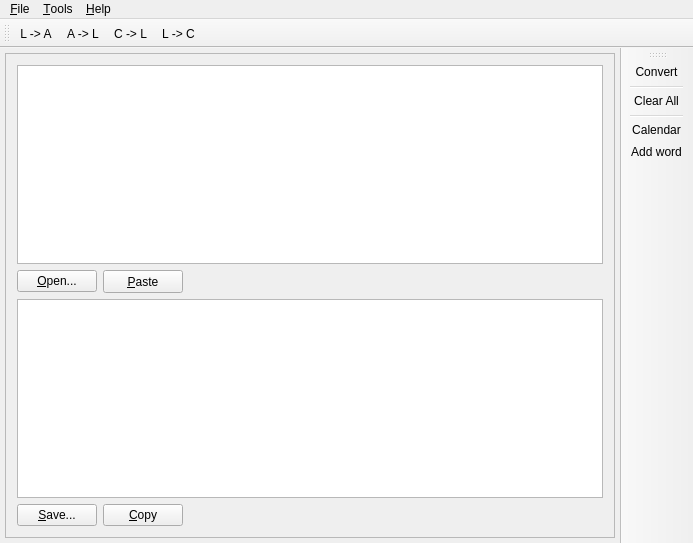
<?xml version="1.0" encoding="UTF-8"?>
<ui version="4.0">
 <class>MainWindow</class>
 <widget class="QMainWindow" name="MainWindow">
  <property name="geometry">
   <rect>
    <x>0</x>
    <y>0</y>
    <width>693</width>
    <height>543</height>
   </rect>
  </property>
  <property name="windowTitle">
   <string>AzConvert</string>
  </property>
  <property name="windowIcon">
   <iconset resource="azc_res.qrc">
    <normaloff>:/res/Convert.png</normaloff>:/res/Convert.png</iconset>
  </property>
  <widget class="QWidget" name="centralWidget">
   <layout class="QHBoxLayout" name="horizontalLayout_5">
    <property name="margin">
     <number>5</number>
    </property>
    <item>
     <widget class="QFrame" name="frame">
      <property name="frameShape">
       <enum>QFrame::StyledPanel</enum>
      </property>
      <property name="frameShadow">
       <enum>QFrame::Raised</enum>
      </property>
      <layout class="QVBoxLayout" name="verticalLayout_3">
       <item>
        <layout class="QVBoxLayout" name="verticalLayout_2">
         <item>
          <widget class="QTextEdit" name="txtSource">
           <property name="font">
            <font>
             <family>Tahoma</family>
             <pointsize>10</pointsize>
            </font>
           </property>
          </widget>
         </item>
         <item>
          <layout class="QHBoxLayout" name="horizontalLayout">
           <item>
            <widget class="QPushButton" name="btnOpen">
             <property name="text">
              <string>&amp;Open...</string>
             </property>
            </widget>
           </item>
           <item>
            <widget class="QPushButton" name="btnPaste">
             <property name="minimumSize">
              <size>
               <width>71</width>
               <height>23</height>
              </size>
             </property>
             <property name="text">
              <string>&amp;Paste</string>
             </property>
            </widget>
           </item>
           <item>
            <spacer name="horizontalSpacer_2">
             <property name="orientation">
              <enum>Qt::Horizontal</enum>
             </property>
             <property name="sizeHint" stdset="0">
              <size>
               <width>40</width>
               <height>20</height>
              </size>
             </property>
            </spacer>
           </item>
          </layout>
         </item>
         <item>
          <widget class="QTextEdit" name="txtResult">
           <property name="font">
            <font>
             <family>Tahoma</family>
             <pointsize>10</pointsize>
            </font>
           </property>
           <property name="layoutDirection">
            <enum>Qt::RightToLeft</enum>
           </property>
          </widget>
         </item>
         <item>
          <layout class="QHBoxLayout" name="horizontalLayout_2">
           <item>
            <widget class="QPushButton" name="btnSave">
             <property name="text">
              <string>&amp;Save...</string>
             </property>
            </widget>
           </item>
           <item>
            <widget class="QPushButton" name="btnCopy">
             <property name="text">
              <string>&amp;Copy</string>
             </property>
            </widget>
           </item>
           <item>
            <spacer name="horizontalSpacer">
             <property name="orientation">
              <enum>Qt::Horizontal</enum>
             </property>
             <property name="sizeHint" stdset="0">
              <size>
               <width>40</width>
               <height>20</height>
              </size>
             </property>
            </spacer>
           </item>
          </layout>
         </item>
        </layout>
       </item>
       <item>
        <layout class="QVBoxLayout" name="verticalLayout"/>
       </item>
      </layout>
     </widget>
    </item>
   </layout>
  </widget>
  <widget class="QMenuBar" name="menuBar">
   <property name="geometry">
    <rect>
     <x>0</x>
     <y>0</y>
     <width>693</width>
     <height>21</height>
    </rect>
   </property>
   <widget class="QMenu" name="menu_File">
    <property name="title">
     <string>&amp;File</string>
    </property>
    <widget class="QMenu" name="menu_Convert">
     <property name="tearOffEnabled">
      <bool>false</bool>
     </property>
     <property name="title">
      <string>&amp;Convert</string>
     </property>
     <addaction name="action_Latin_to_Arabic"/>
     <addaction name="action_Arabic_to_Latin"/>
     <addaction name="action_Cyrillic_to_Latin"/>
     <addaction name="action_Latin_to_Cyrillic"/>
    </widget>
    <addaction name="menu_Convert"/>
    <addaction name="separator"/>
    <addaction name="actionExit"/>
   </widget>
   <widget class="QMenu" name="menu_Tools">
    <property name="title">
     <string>&amp;Tools</string>
    </property>
    <widget class="QMenu" name="menu_Language">
     <property name="title">
      <string>&amp;Language</string>
     </property>
     <addaction name="action_LangEnglish"/>
     <addaction name="action_LangAzerbaijani"/>
     <addaction name="action_LangTurkish"/>
     <addaction name="action_LangAzTurkish"/>
     <addaction name="action_LangPersian"/>
    </widget>
    <addaction name="action_ConvertText"/>
    <addaction name="action_Reload_dictionaries"/>
    <addaction name="action_Add_word_to_dictionary"/>
    <addaction name="separator"/>
    <addaction name="actionCalendar_converter"/>
    <addaction name="separator"/>
    <addaction name="action_Options"/>
    <addaction name="menu_Language"/>
    <addaction name="actionWikipediaMode"/>
   </widget>
   <widget class="QMenu" name="menu_Help">
    <property name="title">
     <string>&amp;Help</string>
    </property>
    <addaction name="action_About"/>
    <addaction name="actionAbout_Qt"/>
   </widget>
   <addaction name="menu_File"/>
   <addaction name="menu_Tools"/>
   <addaction name="menu_Help"/>
  </widget>
  <widget class="QToolBar" name="mainToolBar">
   <property name="enabled">
    <bool>true</bool>
   </property>
   <property name="iconSize">
    <size>
     <width>24</width>
     <height>24</height>
    </size>
   </property>
   <property name="toolButtonStyle">
    <enum>Qt::ToolButtonTextUnderIcon</enum>
   </property>
   <attribute name="toolBarArea">
    <enum>RightToolBarArea</enum>
   </attribute>
   <attribute name="toolBarBreak">
    <bool>false</bool>
   </attribute>
   <addaction name="action_ConvertText"/>
   <addaction name="separator"/>
   <addaction name="actionClear_All"/>
   <addaction name="separator"/>
   <addaction name="actionCalendar_converter"/>
   <addaction name="action_Add_word_to_dictionary"/>
  </widget>
  <widget class="QToolBar" name="modeToolbar">
   <property name="windowTitle">
    <string>toolBar</string>
   </property>
   <attribute name="toolBarArea">
    <enum>TopToolBarArea</enum>
   </attribute>
   <attribute name="toolBarBreak">
    <bool>false</bool>
   </attribute>
   <addaction name="action_Latin_to_Arabic"/>
   <addaction name="action_Arabic_to_Latin"/>
   <addaction name="action_Cyrillic_to_Latin"/>
   <addaction name="action_Latin_to_Cyrillic"/>
  </widget>
  <action name="actionExit">
   <property name="text">
    <string>E&amp;xit</string>
   </property>
  </action>
  <action name="action_Latin_to_Arabic">
   <property name="checkable">
    <bool>true</bool>
   </property>
   <property name="text">
    <string>L -&gt; A</string>
   </property>
   <property name="toolTip">
    <string>Latin script to Arabic script convert mode</string>
   </property>
   <property name="shortcut">
    <string>Ctrl+1</string>
   </property>
  </action>
  <action name="action_Arabic_to_Latin">
   <property name="checkable">
    <bool>true</bool>
   </property>
   <property name="text">
    <string>A -&gt; L</string>
   </property>
   <property name="toolTip">
    <string>Arabic script to Latin script convert mode</string>
   </property>
   <property name="shortcut">
    <string>Ctrl+2</string>
   </property>
  </action>
  <action name="action_Cyrillic_to_Latin">
   <property name="checkable">
    <bool>true</bool>
   </property>
   <property name="text">
    <string>C -&gt; L</string>
   </property>
   <property name="toolTip">
    <string>Cyrillic script to Latin script convert mode</string>
   </property>
   <property name="shortcut">
    <string>Ctrl+3</string>
   </property>
  </action>
  <action name="action_ConvertText">
   <property name="icon">
    <iconset resource="azc_res.qrc">
     <normaloff>:/res/Convert.png</normaloff>:/res/Convert.png</iconset>
   </property>
   <property name="text">
    <string>&amp;Convert</string>
   </property>
   <property name="shortcut">
    <string>F9</string>
   </property>
  </action>
  <action name="action_Reload_dictionaries">
   <property name="text">
    <string>&amp;Reload dictionaries</string>
   </property>
   <property name="shortcut">
    <string>F5</string>
   </property>
  </action>
  <action name="action_Add_word_to_dictionary">
   <property name="icon">
    <iconset resource="azc_res.qrc">
     <normaloff>:/res/AddWord.png</normaloff>:/res/AddWord.png</iconset>
   </property>
   <property name="text">
    <string>&amp;Add word...</string>
   </property>
   <property name="shortcut">
    <string>F4</string>
   </property>
  </action>
  <action name="actionCalendar_converter">
   <property name="icon">
    <iconset resource="azc_res.qrc">
     <normaloff>:/res/Calendar.png</normaloff>:/res/Calendar.png</iconset>
   </property>
   <property name="text">
    <string>Calen&amp;dar...</string>
   </property>
   <property name="shortcut">
    <string>F6</string>
   </property>
  </action>
  <action name="action_Options">
   <property name="enabled">
    <bool>false</bool>
   </property>
   <property name="text">
    <string>&amp;Options...</string>
   </property>
  </action>
  <action name="action_About">
   <property name="text">
    <string>&amp;About...</string>
   </property>
  </action>
  <action name="actionClear_All">
   <property name="icon">
    <iconset resource="azc_res.qrc">
     <normaloff>:/res/Clear.png</normaloff>:/res/Clear.png</iconset>
   </property>
   <property name="text">
    <string>Clear All</string>
   </property>
   <property name="toolTip">
    <string>Clear both boxes</string>
   </property>
   <property name="shortcut">
    <string>Ctrl+N</string>
   </property>
  </action>
  <action name="actionAbout_Qt">
   <property name="text">
    <string>About &amp;Qt...</string>
   </property>
  </action>
  <action name="action_LangEnglish">
   <property name="icon">
    <iconset resource="azc_res.qrc">
     <normaloff>:/res/Flag_Usa.png</normaloff>:/res/Flag_Usa.png</iconset>
   </property>
   <property name="text">
    <string notr="true">English</string>
   </property>
  </action>
  <action name="action_LangAzerbaijani">
   <property name="icon">
    <iconset resource="azc_res.qrc">
     <normaloff>:/res/Flag_Azerbaijan.png</normaloff>:/res/Flag_Azerbaijan.png</iconset>
   </property>
   <property name="text">
    <string notr="true">Azərbaycanca</string>
   </property>
  </action>
  <action name="action_LangTurkish">
   <property name="enabled">
    <bool>false</bool>
   </property>
   <property name="icon">
    <iconset resource="azc_res.qrc">
     <normaloff>:/res/Flag_Turkey.png</normaloff>:/res/Flag_Turkey.png</iconset>
   </property>
   <property name="text">
    <string notr="true">Türkçe</string>
   </property>
  </action>
  <action name="action_LangAzTurkish">
   <property name="icon">
    <iconset resource="azc_res.qrc">
     <normaloff>:/res/Flag_Iran.png</normaloff>:/res/Flag_Iran.png</iconset>
   </property>
   <property name="text">
    <string notr="true">تورکجه</string>
   </property>
   <property name="font">
    <font>
     <family>Tahoma</family>
    </font>
   </property>
  </action>
  <action name="action_LangPersian">
   <property name="enabled">
    <bool>false</bool>
   </property>
   <property name="icon">
    <iconset resource="azc_res.qrc">
     <normaloff>:/res/Flag_Iran.png</normaloff>:/res/Flag_Iran.png</iconset>
   </property>
   <property name="text">
    <string notr="true">فارسی</string>
   </property>
   <property name="font">
    <font>
     <family>Tahoma</family>
    </font>
   </property>
  </action>
  <action name="actionWikipediaMode">
   <property name="checkable">
    <bool>true</bool>
   </property>
   <property name="text">
    <string>&amp;Wikipedia mode</string>
   </property>
  </action>
  <action name="action_Latin_to_Cyrillic">
   <property name="checkable">
    <bool>true</bool>
   </property>
   <property name="text">
    <string>L -&gt; C</string>
   </property>
   <property name="toolTip">
    <string>Latin script to Cyrillic script convert mode</string>
   </property>
   <property name="shortcut">
    <string>Ctrl+4</string>
   </property>
  </action>
 </widget>
 <layoutdefault spacing="6" margin="11"/>
 <tabstops>
  <tabstop>txtResult</tabstop>
  <tabstop>btnOpen</tabstop>
  <tabstop>btnPaste</tabstop>
  <tabstop>btnSave</tabstop>
  <tabstop>btnCopy</tabstop>
 </tabstops>
 <resources>
  <include location="azc_res.qrc"/>
 </resources>
 <connections>
  <connection>
   <sender>actionExit</sender>
   <signal>triggered()</signal>
   <receiver>MainWindow</receiver>
   <slot>close()</slot>
   <hints>
    <hint type="sourcelabel">
     <x>-1</x>
     <y>-1</y>
    </hint>
    <hint type="destinationlabel">
     <x>313</x>
     <y>271</y>
    </hint>
   </hints>
  </connection>
 </connections>
</ui>
